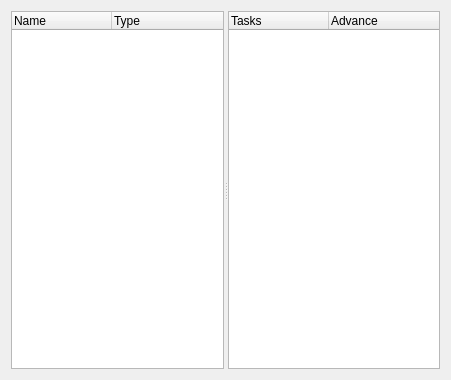
<ui version="4.0" >
 <class>ResourceAssignmentView</class>
 <widget class="QWidget" name="ResourceAssignmentView" >
  <property name="geometry" >
   <rect>
    <x>0</x>
    <y>0</y>
    <width>451</width>
    <height>380</height>
   </rect>
  </property>
  <layout class="QGridLayout" >
   <item row="0" column="0" >
    <widget class="QSplitter" name="m_splitter" >
     <property name="orientation" >
      <enum>Qt::Horizontal</enum>
     </property>
     <widget class="QTreeWidget" name="m_resList" >
      <column>
       <property name="text" >
        <string>Name</string>
       </property>
      </column>
      <column>
       <property name="text" >
        <string>Type</string>
       </property>
      </column>
     </widget>
     <widget class="QTreeWidget" name="m_taskList" >
      <column>
       <property name="text" >
        <string>Tasks</string>
       </property>
      </column>
      <column>
       <property name="text" >
        <string>Advance</string>
       </property>
      </column>
     </widget>
    </widget>
   </item>
  </layout>
 </widget>
 <resources/>
 <connections/>
</ui>
